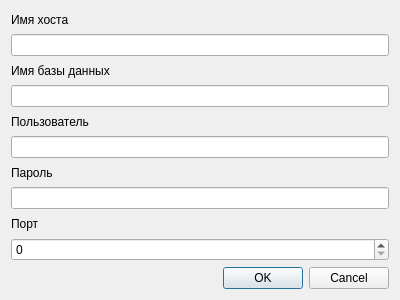
<?xml version="1.0" encoding="UTF-8"?>
<ui version="4.0">
 <class>dbdata</class>
 <widget class="QDialog" name="dbdata">
  <property name="geometry">
   <rect>
    <x>0</x>
    <y>0</y>
    <width>400</width>
    <height>300</height>
   </rect>
  </property>
  <property name="windowTitle">
   <string>Dialog</string>
  </property>
  <layout class="QVBoxLayout" name="verticalLayout">
   <item>
    <widget class="QLabel" name="lb_host">
     <property name="text">
      <string>Имя хоста</string>
     </property>
    </widget>
   </item>
   <item>
    <widget class="QLineEdit" name="le_host"/>
   </item>
   <item>
    <widget class="QLabel" name="lb_nameDb">
     <property name="text">
      <string>Имя базы данных</string>
     </property>
    </widget>
   </item>
   <item>
    <widget class="QLineEdit" name="le_nameDb"/>
   </item>
   <item>
    <widget class="QLabel" name="lb_login">
     <property name="text">
      <string>Пользователь</string>
     </property>
    </widget>
   </item>
   <item>
    <widget class="QLineEdit" name="le_login"/>
   </item>
   <item>
    <widget class="QLabel" name="lb_pass">
     <property name="text">
      <string>Пароль</string>
     </property>
    </widget>
   </item>
   <item>
    <widget class="QLineEdit" name="le_pass"/>
   </item>
   <item>
    <widget class="QLabel" name="lb_port">
     <property name="text">
      <string>Порт</string>
     </property>
    </widget>
   </item>
   <item>
    <widget class="QSpinBox" name="spb_port">
     <property name="maximum">
      <number>9999</number>
     </property>
    </widget>
   </item>
   <item>
    <widget class="QDialogButtonBox" name="ok_button">
     <property name="orientation">
      <enum>Qt::Horizontal</enum>
     </property>
     <property name="standardButtons">
      <set>QDialogButtonBox::Cancel|QDialogButtonBox::Ok</set>
     </property>
    </widget>
   </item>
  </layout>
 </widget>
 <resources/>
 <connections>
  <connection>
   <sender>ok_button</sender>
   <signal>accepted()</signal>
   <receiver>dbdata</receiver>
   <slot>accept()</slot>
   <hints>
    <hint type="sourcelabel">
     <x>248</x>
     <y>254</y>
    </hint>
    <hint type="destinationlabel">
     <x>157</x>
     <y>274</y>
    </hint>
   </hints>
  </connection>
  <connection>
   <sender>ok_button</sender>
   <signal>rejected()</signal>
   <receiver>dbdata</receiver>
   <slot>reject()</slot>
   <hints>
    <hint type="sourcelabel">
     <x>316</x>
     <y>260</y>
    </hint>
    <hint type="destinationlabel">
     <x>286</x>
     <y>274</y>
    </hint>
   </hints>
  </connection>
 </connections>
</ui>
